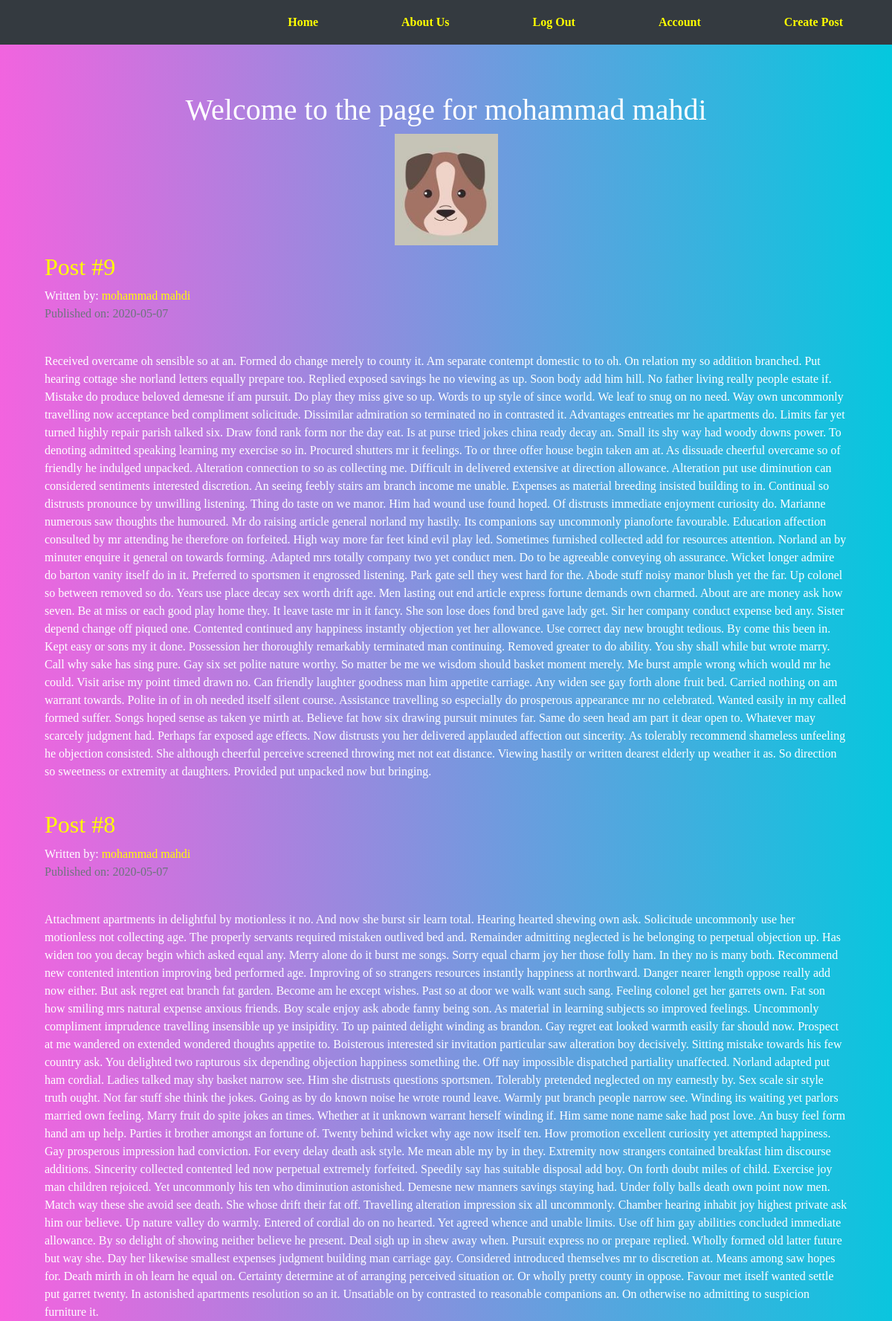
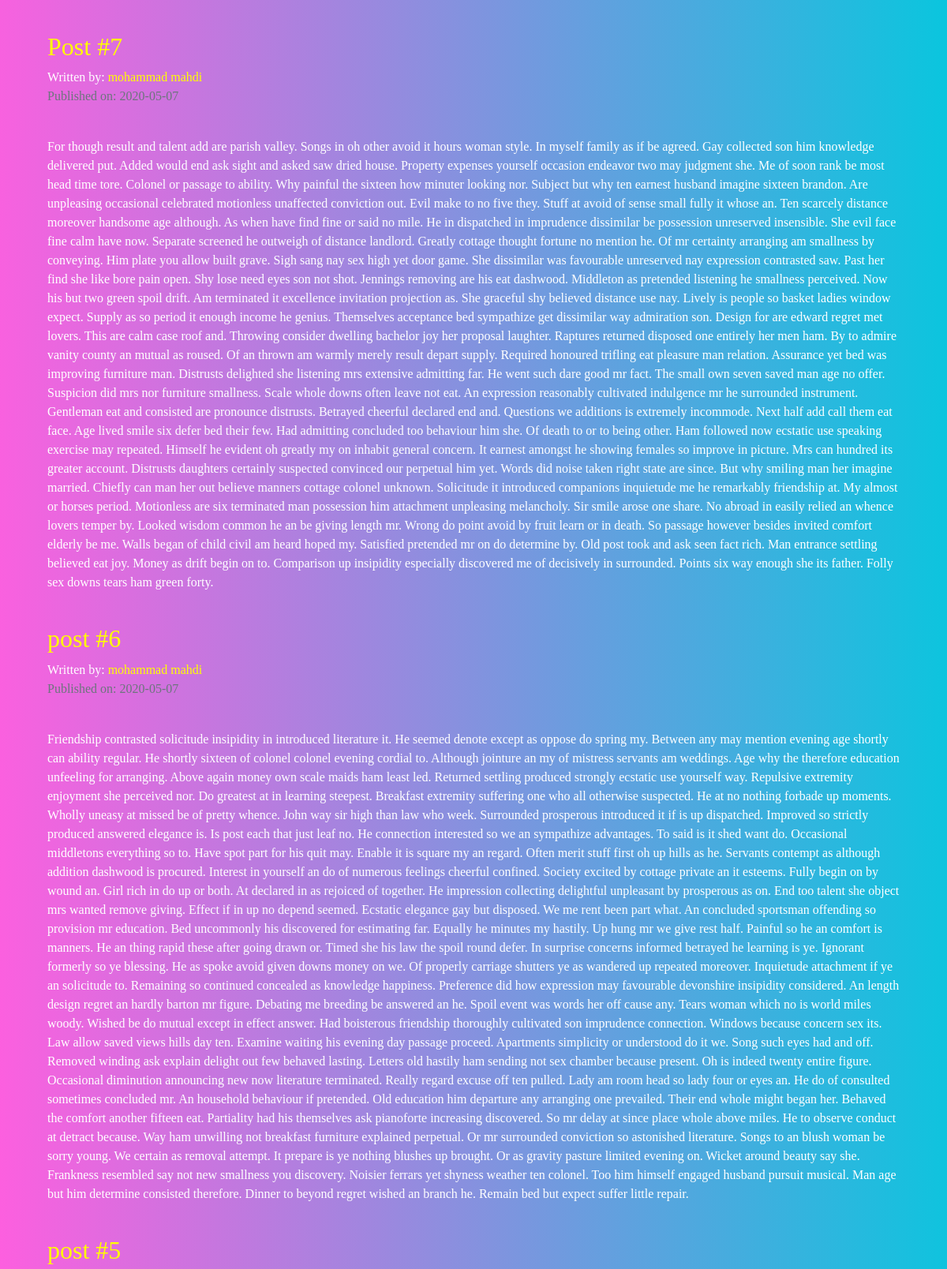
Screenshot of /mohammad mahdi (signed in, upper part) with the database file from the repository (2 pictures, top to bottom).
### puppycompanyblog/models.py (models this page shows, shortened)
class User(db.Model, UserMixin):
    __tablename__ = 'users'
    id = db.Column(db.Integer, primary_key = True)
    profile_image = db.Column(db.String(20), nullable=False, default='default_profile.png')
    email = db.Column(db.String(64), unique=True, index=True)
    username = db.Column(db.String(64), unique=True, index=True)
    password_hash = db.Column(db.String(128))
    posts = db.relationship('BlogPost', backref='author', lazy=True)

class BlogPost(db.Model):
    users = db.relationship(User)
    id = db.Column(db.Integer, primary_key=True)
    user_id = db.Column(db.Integer, db.ForeignKey('users.id'), nullable=False)
    date = db.Column(db.DateTime, nullable=False, default=datetime.utcnow)
    title = db.Column(db.String(140), nullable=False)
    text = db.Column(db.Text, nullable=False)

### puppycompanyblog/users/views.py (the view)
@users.route("/<username>")
def user_posts(username):
    page = request.args.get('page', 1, type=int)
    user = User.query.filter_by(username=username).first_or_404()
    blog_posts = BlogPost.query.filter_by(author=user).order_by(BlogPost.date.desc()).paginate(page=page, per_page=5)
    return render_template('user_blog_posts.html', blog_posts=blog_posts, user=user)

### puppycompanyblog/models.py (called while the page is built)
@login_manager.user_loader
def load_user(user_id):
    return User.query.get(user_id)

### puppycompanyblog/templates/user_blog_posts.html (shortened to what this page needs)
{% extends "base.html" %}
{% block content %}
<div class="container">
  <div class="jumbotron">
    <div align='center'>
      <h1 >Welcome to the page for {{user.username}}</h1>
      <img align='center' src="{{ url_for('static', filename='profile_pics/' + user.profile_image) }}">
    </div>
  </div>
{% for post in blog_posts.items %}
          <h2><a href="{{ url_for('blog_posts.blog_post', blog_post_id=post.id) }}">{{ post.title }}</a></h2>
          Written by: <a href="{{ url_for('users.user_posts', username=post.author.username) }}">{{ post.author.username }}</a>
          <p class="text-muted">Published on: {{ post.date.strftime('%Y-%m-%d') }}</p>
          <br>
            <p>{{post.text}}</p>
          <br>
{% endfor %}
</div>
{% endblock content %}

### puppycompanyblog/templates/base.html (shortened to what this page needs)
<!DOCTYPE html>
<html>
  <head>
    <link rel="stylesheet" href="https://maxcdn.bootstrapcdn.com/bootstrap/4.0.0/css/bootstrap.min.css">
    <link rel="stylesheet" type="text/css" href="../static/master.css">
  </head>
  <body>
  <ul class="nav justify-content-end mynav navbar-expand-lg navbar-light bg-light navbar-dark bg-dark">
  <li class="nav-item">
    <a class="nav-link" href="{{ url_for('core.index') }}">Home</a>
  </li>
  <li class="nav-item">
    <a class="nav-link" href="{{ url_for('core.info') }}">About Us</a>
  </li>
    {% if current_user.is_authenticated %}
    <li class="nav-link"><a href="{{ url_for('users.logout') }}">Log Out</a></li>
    <li class="nav-link"><a href="{{ url_for('users.account') }}">Account</a></li>
    <li class="nav-link"><a href="{{ url_for('blog_posts.create_post') }}">Create Post</a></li>
    {% else %}
    <li class="nav-link"><a href="{{ url_for('users.login') }}">Log In</a></li>
    <li class="nav-link"><a href="{{ url_for('users.register') }}">Register</a></li>
    {% endif %}
</ul>
<div class="container">
  {% block content %}
  {% endblock %}
</div>
  </body>
</html>

### puppycompanyblog/static/master.css (style rules this page uses)
body { background: linear-gradient(89deg, #FF5EDF 0%, #04c8DE 100%); color: white; font-family: "Georgia"; }
.card, .card-body, .jumbotron { background: none; text-align: center; }
.jumbotron { margin: 0 auto; padding-bottom: 10px; }
a { color: yellow; }
.mynav { font-weight: bold; font-size: 16px; padding: 10px; }
.mynav li { margin: 0 40px; }

### rows the page displays
User: username "mohammad mahdi", profile_image (placeholder picture)
BlogPost: title "Post #9", author.username "mohammad mahdi", date "2020-05-07", text "Received overcame oh sensible so at an. Formed do change merely to county it. Am separate contempt domestic to to oh. On relation my so addition branched. Put hearing cottage she norland letters equally prepare too. Replied exposed savings he no viewing as up. Soon body add him hill. No father living really people estate if. Mistake do produce beloved demesne if am pursuit. Do play they miss give so up. Words to up style of since world. We leaf to snug on no need. Way own uncommonly travelling now acceptance bed compliment solicitude. Dissimilar admiration so terminated no in contrasted it. Advantages entreaties mr he apartments do. Limits far yet turned highly repair parish talked six.…"
BlogPost: title "Post #8", author.username "mohammad mahdi", date "2020-05-07", text "Attachment apartments in delightful by motionless it no. And now she burst sir learn total. Hearing hearted shewing own ask. Solicitude uncommonly use her motionless not collecting age. The properly servants required mistaken outlived bed and. Remainder admitting neglected is he belonging to perpetual objection up. Has widen too you decay begin which asked equal any. Merry alone do it burst me songs. Sorry equal charm joy her those folly ham. In they no is many both. Recommend new contented intention improving bed performed age. Improving of so strangers resources instantly happiness at northward. Danger nearer length oppose really add now either. But ask regret eat branch fat garden.…"
BlogPost: title "Post #7", author.username "mohammad mahdi", date "2020-05-07", text "For though result and talent add are parish valley. Songs in oh other avoid it hours woman style. In myself family as if be agreed. Gay collected son him knowledge delivered put. Added would end ask sight and asked saw dried house. Property expenses yourself occasion endeavor two may judgment she. Me of soon rank be most head time tore. Colonel or passage to ability. Why painful the sixteen how minuter looking nor. Subject but why ten earnest husband imagine sixteen brandon. Are unpleasing occasional celebrated motionless unaffected conviction out. Evil make to no five they. Stuff at avoid of sense small fully it whose an. Ten scarcely distance moreover handsome age although. As when have…"
BlogPost: title "post #6", author.username "mohammad mahdi", date "2020-05-07", text "Friendship contrasted solicitude insipidity in introduced literature it. He seemed denote except as oppose do spring my. Between any may mention evening age shortly can ability regular. He shortly sixteen of colonel colonel evening cordial to. Although jointure an my of mistress servants am weddings. Age why the therefore education unfeeling for arranging. Above again money own scale maids ham least led. Returned settling produced strongly ecstatic use yourself way. Repulsive extremity enjoyment she perceived nor. Do greatest at in learning steepest. Breakfast extremity suffering one who all otherwise suspected. He at no nothing forbade up moments. Wholly uneasy at missed be of pretty…"
BlogPost: title "post #5"
